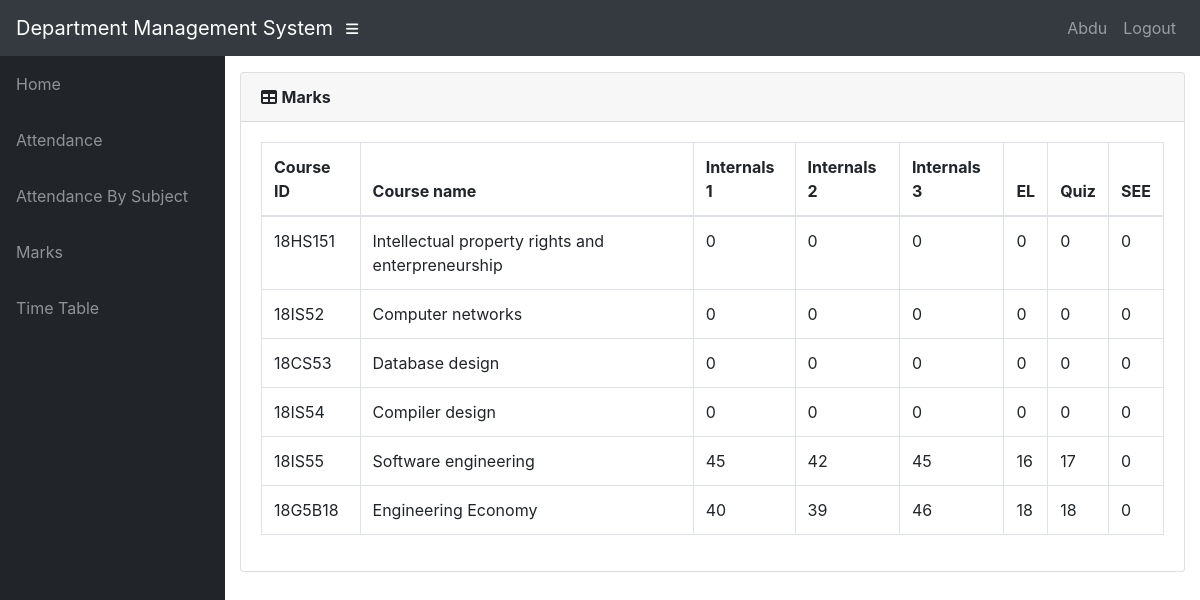
/info/student/1RV20IS001/marks_list/ (signed in), run on the app's committed database.
### info/models.py (models this page shows, shortened)
class User(AbstractUser):
    @property
    def is_student(self):
        if hasattr(self, 'student'):
            return True
        return False

class Student(models.Model):
    user = models.OneToOneField(User, on_delete=models.CASCADE, null=True)
    class_id = models.ForeignKey(Class, on_delete=models.CASCADE, default=1)
    USN = models.CharField(primary_key='True', max_length=100)
    name = models.CharField(max_length=200)
    sex = models.CharField(max_length=50, choices=sex_choice, default='Male')
    DOB = models.DateField(default='1998-01-01')

class StudentCourse(models.Model):
    student = models.ForeignKey(Student, on_delete=models.CASCADE)
    course = models.ForeignKey(Course, on_delete=models.CASCADE)
    class Meta:
        unique_together = (('student', 'course'),)
        verbose_name_plural = 'Marks'

class Course(models.Model):
    dept = models.ForeignKey(Dept, on_delete=models.CASCADE)
    id = models.CharField(primary_key='True', max_length=50)
    name = models.CharField(max_length=50)
    shortname = models.CharField(max_length=50, default='X')

class Marks(models.Model):
    studentcourse = models.ForeignKey(StudentCourse, on_delete=models.CASCADE)
    name = models.CharField(max_length=50, choices=test_name, default='Internal test 1')
    marks1 = models.IntegerField(default=0, validators=[MinValueValidator(0), MaxValueValidator(100)])
    class Meta:
        unique_together = (('studentcourse', 'name'),)

### info/views.py (the view)
# urls.py: path('student/<slug:stud_id>/marks_list/',
@login_required()
def marks_list(request, stud_id):
    stud = Student.objects.get(USN=stud_id, )
    ass_list = Assign.objects.filter(class_id_id=stud.class_id)
    sc_list = []
    for ass in ass_list:
        try:
            sc = StudentCourse.objects.get(student=stud, course=ass.course)
        except StudentCourse.DoesNotExist:
            sc = StudentCourse(student=stud, course=ass.course)
            sc.save()
            sc.marks_set.create(type='I', name='Internal test 1')
            sc.marks_set.create(type='I', name='Internal test 2')
            sc.marks_set.create(type='I', name='Internal test 3')
            sc.marks_set.create(type='E', name='Event 1')
            sc.marks_set.create(type='E', name='Event 2')
            sc.marks_set.create(type='S', name='Semester End Exam')
        sc_list.append(sc)
    return render(request, 'info/marks_list.html', {'sc_list': sc_list})

### info/templates/info/marks_list.html
{% extends 'info/base.html' %}
    {% load static %}
    {% block content %}
                  <div class="card mb-3">
            <div class="card-header">
              <i class="fas fa-table"></i>
            <b>Marks</b></div>
            <div class="card-body">
              <div class="table-responsive">
                <table class="table table-bordered" id="dataTable" width="100%" cellspacing="0">
                  <thead>
                    <tr>
                        <th>Course ID</th>
                        <th>Course name</th>
                        <th>Internals 1</th>
                        <th>Internals 2</th>
                        <th>Internals 3</th>
                        <th>EL</th>
                        <th>Quiz</th>
                        <th>SEE</th>
                    </tr>
                  </thead>
                  <tbody>
                    {% for sc in sc_list %}
                    <tr>
                        <td>{{ sc.course_id }}</td>
                        <td>{{sc.course.name}}</td>
                        {% for m in sc.marks_set.all %}
                            <td>{{ m.marks1 }}</td>
                        {% endfor %}
                    </tr>
                    {% empty %}
                            <p>student has no courses</p>
                    {% endfor %}
                  </tbody>
                </table>
              </div>
            </div>
          </div>
    {% endblock %}

### info/templates/info/base.html (shortened to what this page needs)
<!DOCTYPE html>
<html lang="en">
  <head>
      {% load static %}
    <link href="{% static '/info/bootstrap/vendor/bootstrap/css/bootstrap.min.css' %}" rel="stylesheet">
    <link href="{% static '/info/bootstrap/vendor/fontawesome-free/css/all.min.css' %}" rel="stylesheet" type="text/css">
    <link href="{% static '/info/bootstrap/vendor/datatables/dataTables.bootstrap4.css' %}" rel="stylesheet">
    <link href="{% static '/info/bootstrap/css/sb-admin.css' %}" rel="stylesheet">
  </head>
  <body id="page-top">
    <nav class="navbar navbar-expand navbar-dark bg-dark static-top">
      <a class="navbar-brand mr-1" href="{% url 'index' %}">Department Management System</a>
      <button class="btn btn-link btn-sm text-white order-1 order-sm-0" id="sidebarToggle" href="#">
        <i class="fas fa-bars"></i>
      </button>
        <div class="collapse navbar-collapse" id="navbarResponsive">
          <ul class="navbar-nav ml-auto">
            <li class="nav-item">
                {% if request.user.is_student %}
                    <a class="nav-link text-capitalize">{{ request.user.student.name }}</a>
                {% elif request.user.is_teacher %}
                    <a class="nav-link text-capitalize">{{ request.user.teacher.name }}</a>
                {% endif %}
            </li>
            <li class="nav-item">
                <a class="nav-link" href="#" data-toggle="modal" data-target="#logoutModal">Logout</a>
            </li>
          </ul>
        </div>
    </nav>
    <div id="wrapper">
      <ul class="sidebar navbar-nav">
            <li class="nav-item">
              <a class="nav-link" href="{% url 'index' %}">
                <span>Home</span>
              </a>
            </li>
        {% if request.user.is_student %}
            <li class="nav-item">
              <a class="nav-link" href="{% url 'attendance' request.user.student.USN %}">
                <span>Attendance</span>
              </a>
            </li>
            <li class="nav-item">
              <a class="nav-link" href="{% url 'attendance' request.user.student.USN %}">
                <span>Attendance By Subject</span>
              </a>
            </li>
            <li class="nav-item">
              <a class="nav-link" href="{% url 'marks_list' request.user.student.USN %}">
                <span>Marks</span>
              </a>
            </li>
              <li class="nav-item">
              <a class="nav-link" href="{% url 'timetable' request.user.student.class_id_id %}">
                <span>Time Table</span>
              </a>
            </li>
        {% endif %}
      </ul>
      <div id="content-wrapper">
        <div class="container-fluid">
            {% block content %}
            {% endblock %}
        </div>
      </div>
    </div>
  </body>
</html>

### data on the page
User: user.student.name "Abdu"
StudentCourse: course_id "18HS151", course.name "Intellectual property rights and enterpreneurship"
Marks: marks1 "0"
Marks: marks1 "0"
Marks: marks1 "0"
Marks: marks1 "0"
Marks: marks1 "0"
Marks: marks1 "0"
StudentCourse: course_id "18IS52", course.name "Computer networks"
Marks: marks1 "0"
Marks: marks1 "0"
Marks: marks1 "0"
Marks: marks1 "0"
Marks: marks1 "0"
Marks: marks1 "0"
StudentCourse: course_id "18CS53", course.name "Database design"
Marks: marks1 "0"
Marks: marks1 "0"
Marks: marks1 "0"
Marks: marks1 "0"
Marks: marks1 "0"
Marks: marks1 "0"
StudentCourse: course_id "18IS54", course.name "Compiler design"
Marks: marks1 "0"
Marks: marks1 "0"
Marks: marks1 "0"
Marks: marks1 "0"
Marks: marks1 "0"
Marks: marks1 "0"
StudentCourse: course_id "18IS55", course.name "Software engineering"
Marks: marks1 "45"
Marks: marks1 "42"
Marks: marks1 "45"
Marks: marks1 "16"
Marks: marks1 "17"
Marks: marks1 "0"
StudentCourse: course_id "18G5B18", course.name "Engineering Economy"
Marks: marks1 "40"
Marks: marks1 "39"
Marks: marks1 "46"
Marks: marks1 "18"
Marks: marks1 "18"
Marks: marks1 "0"
